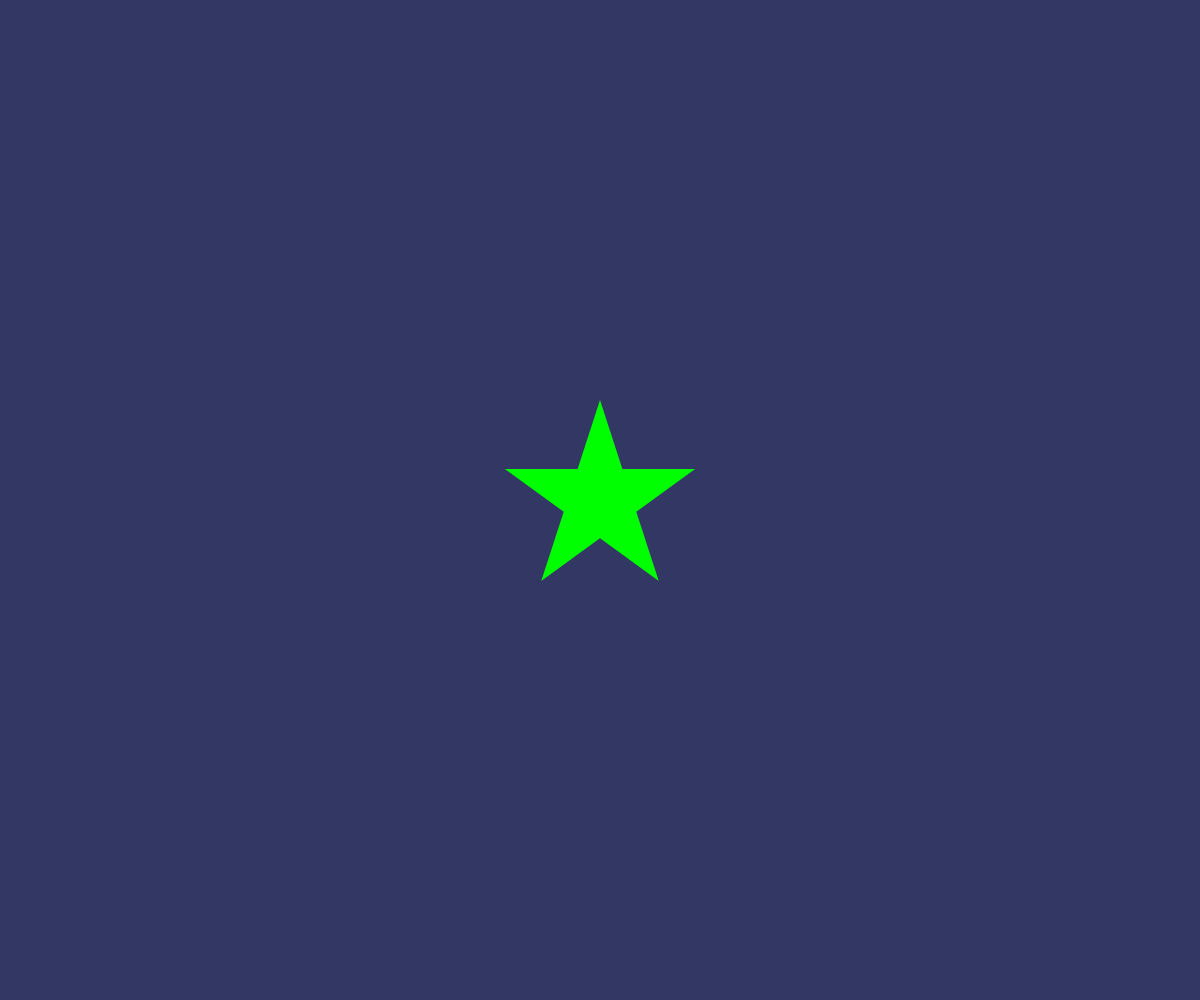
Frame 1 (no input)
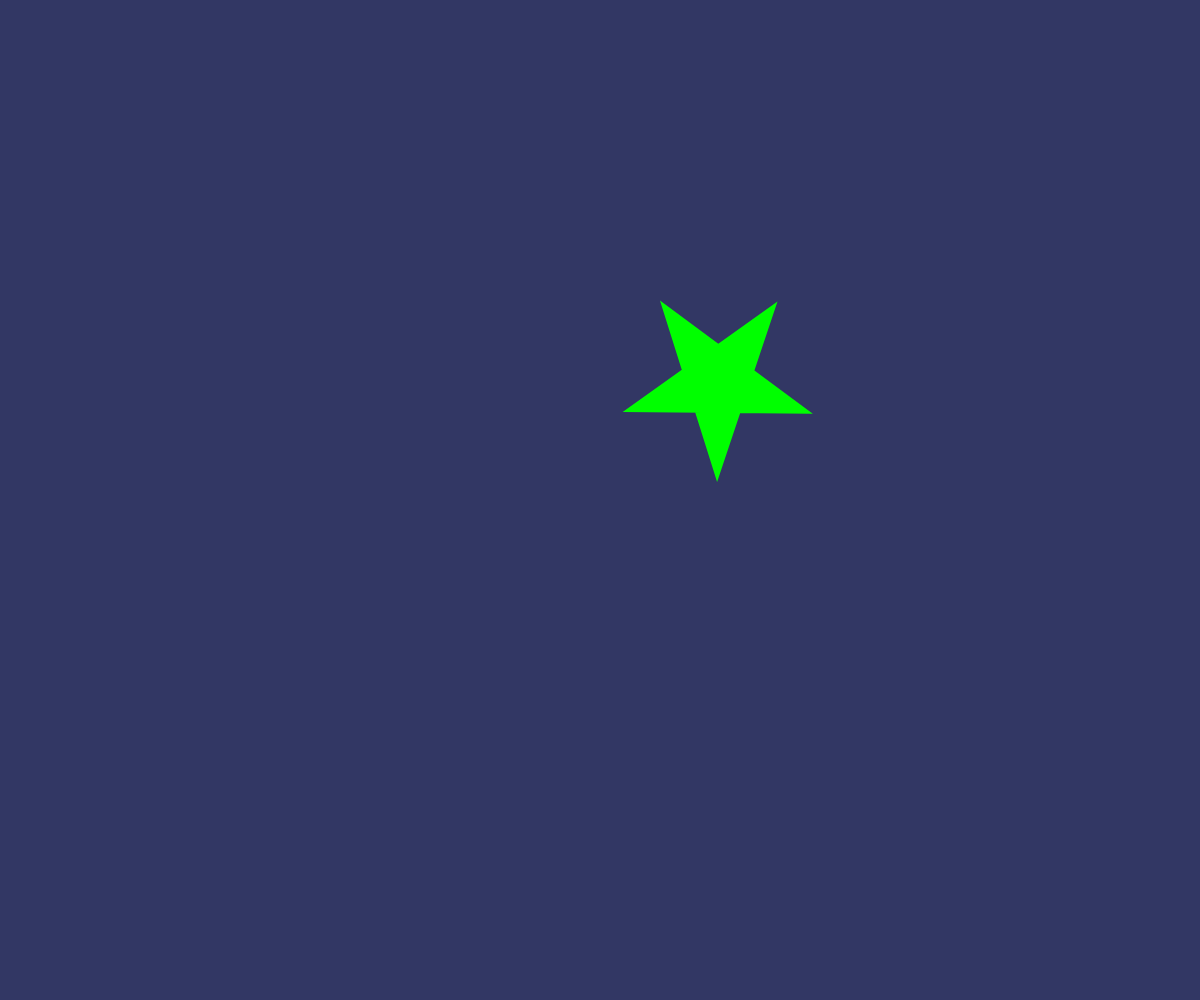
Frame 60 (no input)
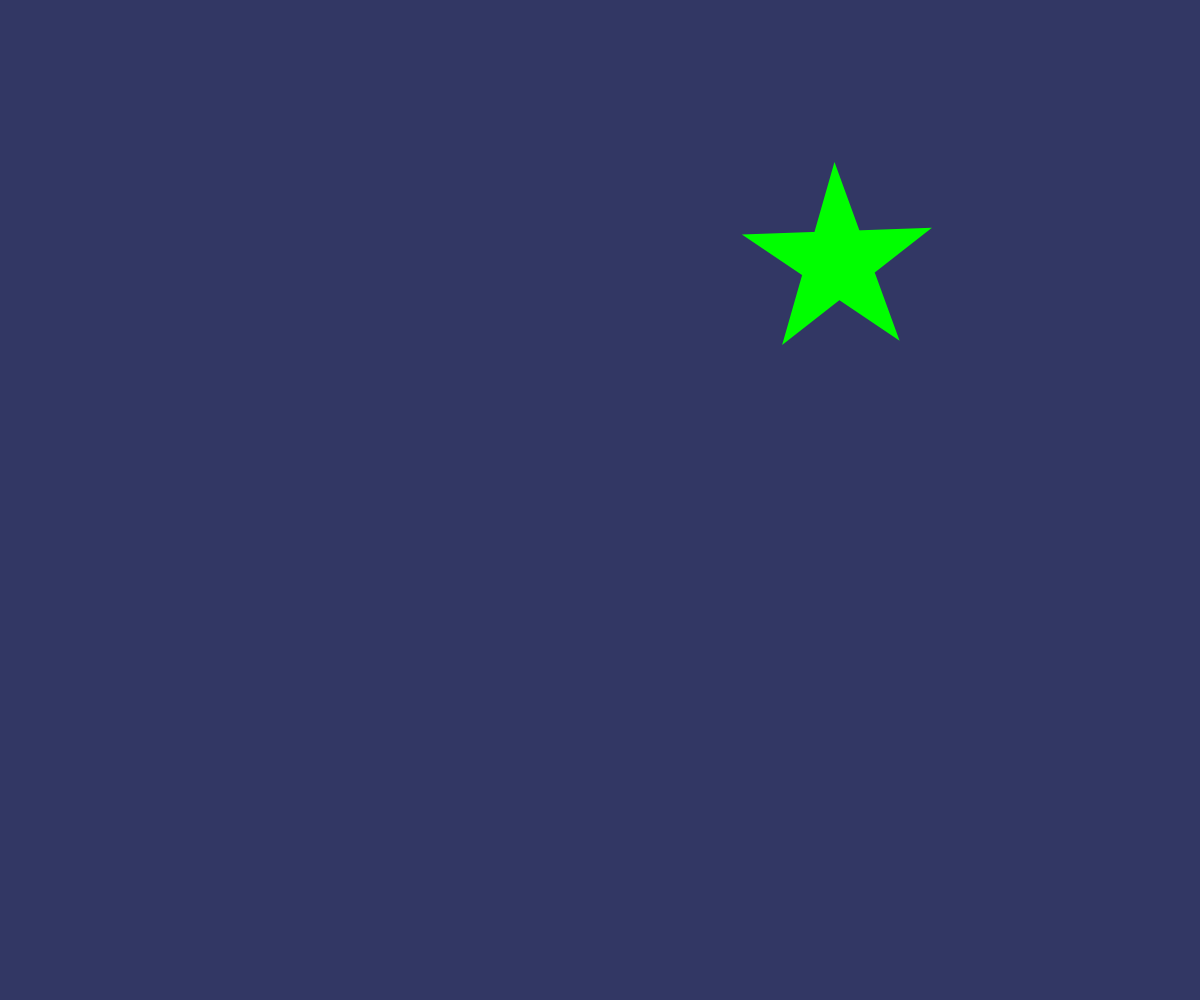
Frame 120 (the mouse pressed at the canvas centre since frame 60)

The p5.js sketch that drew these frames (run headless with seeded random() and noise() and a simulated clock; from frame 60 on, the mouse is pressed at the canvas centre):

// p5.js sketch
// ── sketch.js
// テキスト「アニメーション」
let x, y, vx, vy, angle;

function setup(){
  createCanvas(windowWidth, windowHeight);
  x = width / 2;
  y = height / 2;
  vx = 2;
  vy = 2;
  angle = 0;
}


function draw(){
  background(50, 55, 100);
  // BLANK[2] (hint: 作った star 関数を使います)
noStroke();
fill('#0f0');
  star(x, y, 100, angle);
  x += vx;
  y -= vy;
  angle += 10;


  // 端の処理パターン (1) 反対側から出てくる
  if(x > width){ x = 0; }
  else if(x < 0){ x = width; }
  if(y > height){ y = 0; }
  if(y < 0){ y = height; }
}

function star(cx, cy, r, angle){
  beginShape();
  for(var i = 0; i < 20; i++){
    var theta = TWO_PI * i * 2 / 5 - HALF_PI;
    // BLANK[1] (hint: angle 分だけ星を回転させるには？)
    theta += angle;
    var x = cx + cos(theta) * r;
    var y = cy + sin(theta) * r;
    vertex(x,y);
  }
  endShape(CLOSE);
}

function windowResized(){
  resizeCanvas(windowWidth, windowHeight);
}
